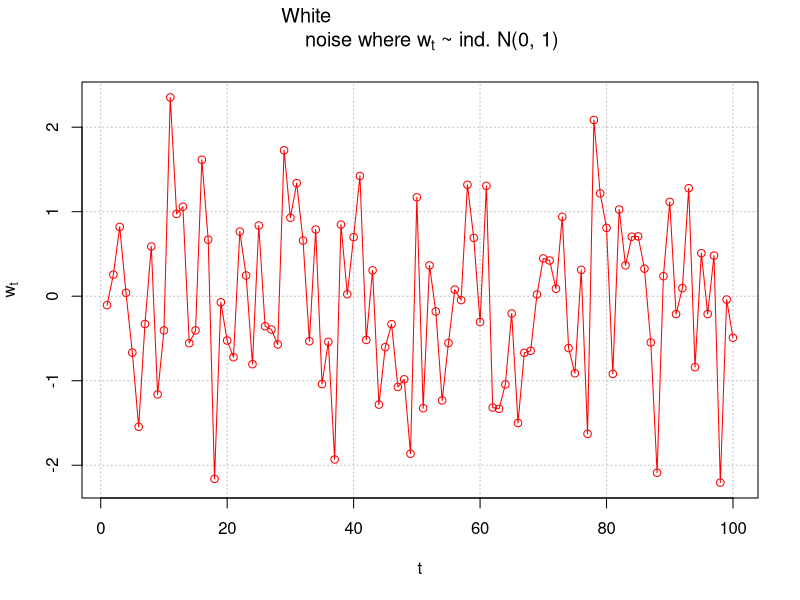
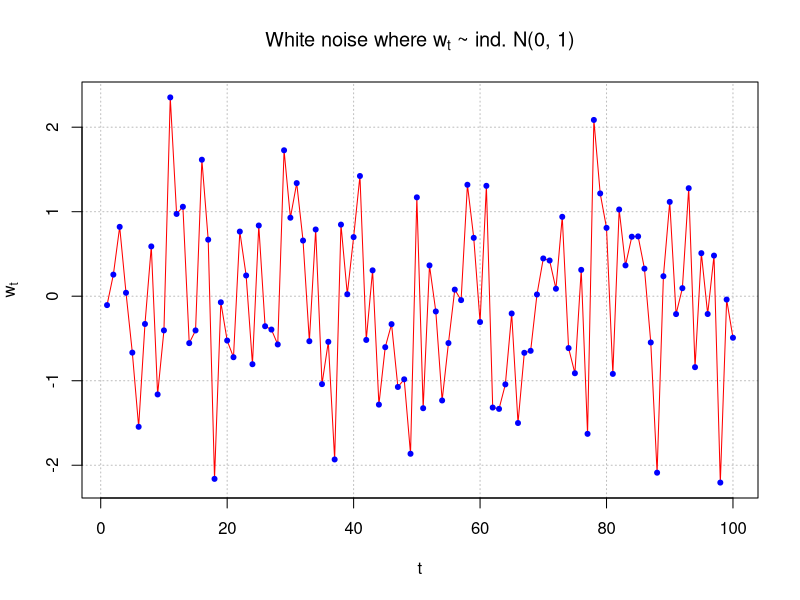
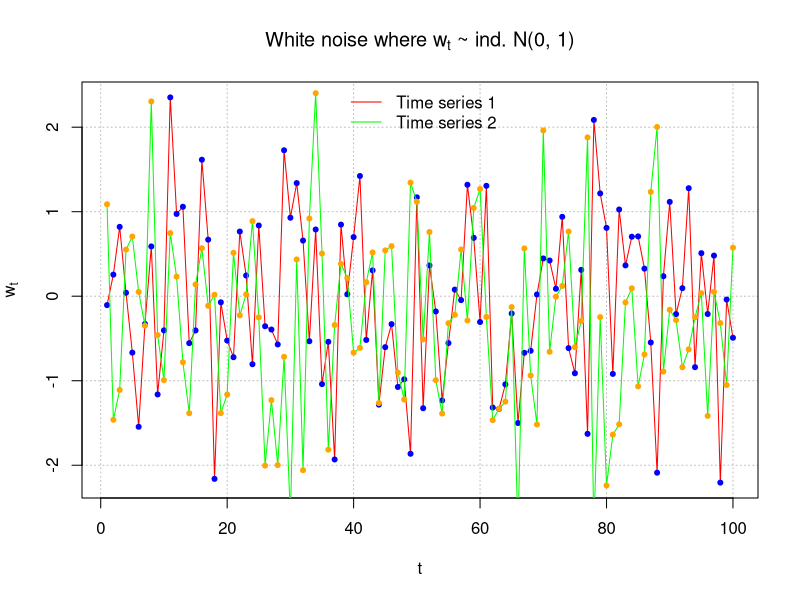
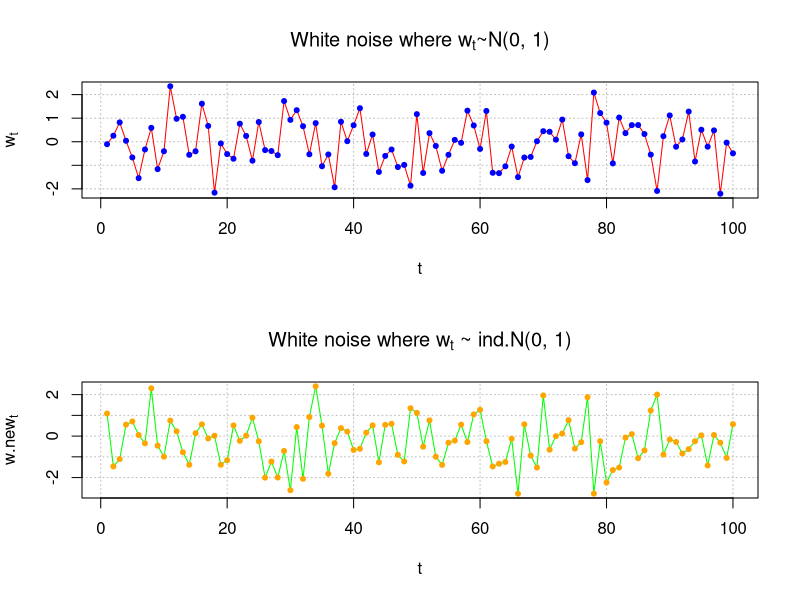
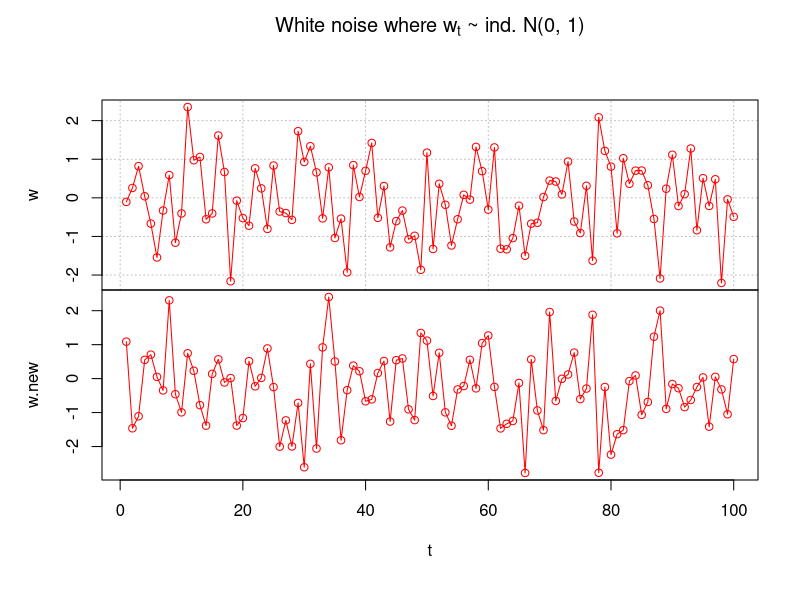
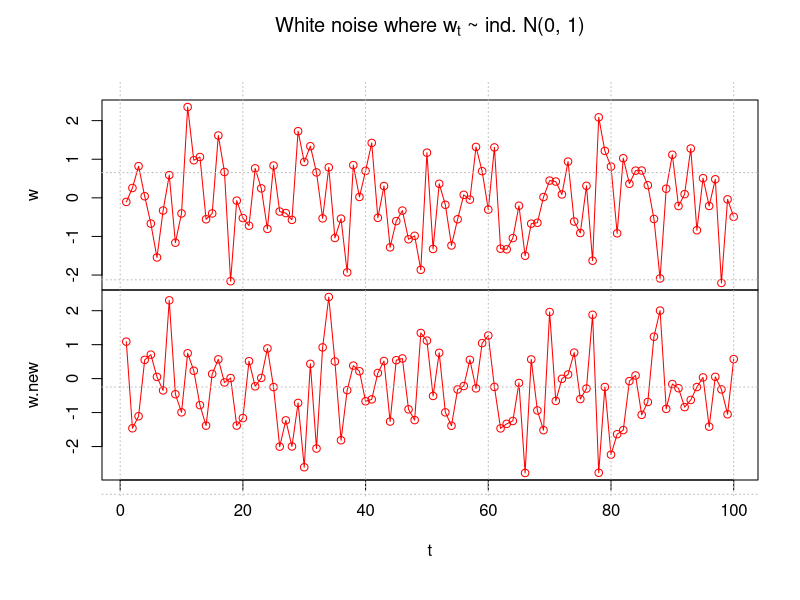
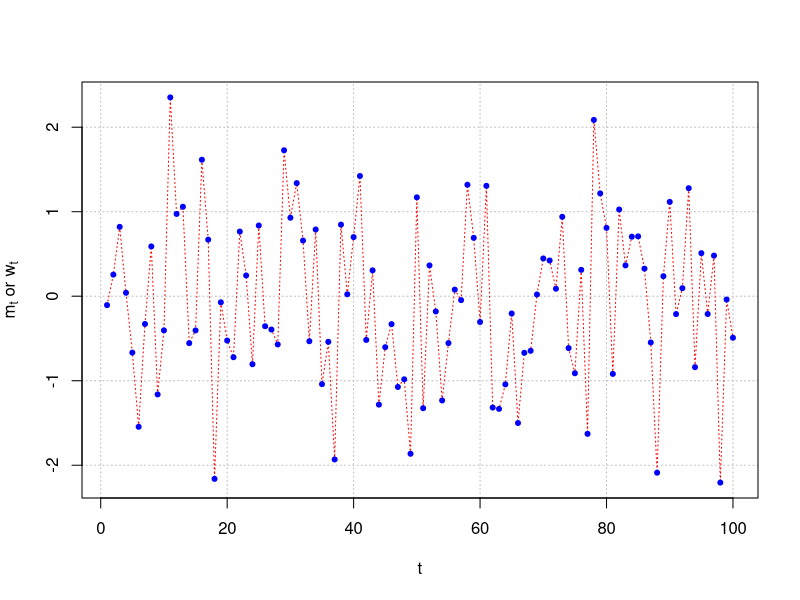
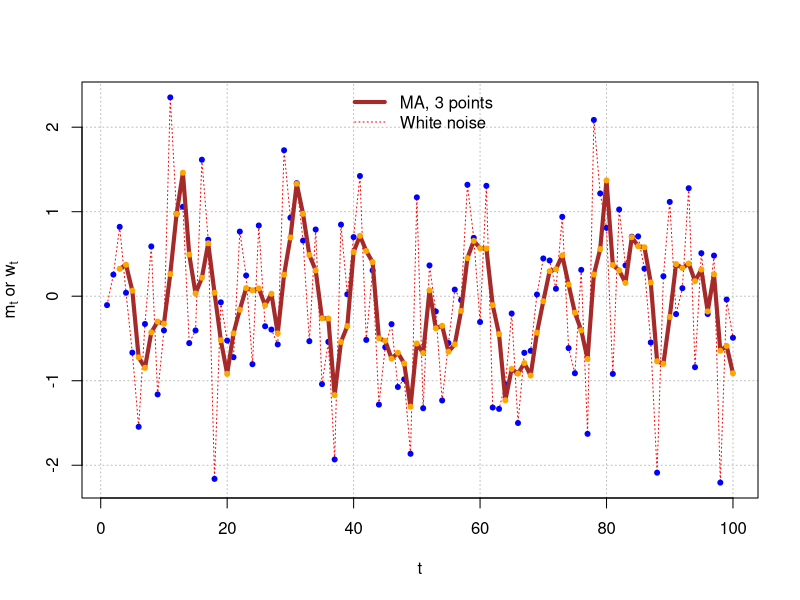

These charts were generated, in order, by the following R code:
## ---- chunk 1
set.seed(8128)
w <- rnorm(n = 100, mean = 0, sd = 1)
head(w)

## ---- chunk 2

dev.new(width = 6, height = 6, pointsize = 10)

# we did not specify y-axis here
# note that we use expression() to type math expression
plot(x = w, ylab = expression(w[t]), xlab = "t", type 
    = "o", col = "red", main = expression(paste("White 
    noise where ", w[t], " ~ ind. N(0, 1)")), 
    panel.first = grid(col = "gray", lty = "dotted"))


## ---- chunk 3
#Advantage of second plot is separate control over color of points

plot(x = w, ylab = expression(w[t]), xlab = "t", type = 
    "l", col = "red", main = expression(paste("White noise where ", w[t], " ~ ind. N(0, 1)")), 
    panel.first = grid(col = "gray", lty = "dotted"))

points(x = w, pch = 20, col = "blue")

## ---- chunk 4
set.seed(1298)
w.new <- rnorm(n = 100, mean = 0, sd = 1)
head(w.new)
## ---- chunk 5
par(mfrow=c(1,1))
plot(x = w, 
     ylab = expression(w[t]), xlab = "t", 
     type = "l", col = "red",
     main = expression(paste("White noise where ", w[t], " ~ ind. N(0, 1)")), 
     panel.first = grid(col = "gray", lty = "dotted"))

points(x = w, pch = 20, col = "blue")

lines(x = w.new, col = "green")
points(x = w.new, pch = 20,col = "orange")
legend(x ="top",legend=c("Time series 1", "Time series 2"), lty=c(1,1), col=c("red", "green"), 
      bty="n")

## ---- chunk 6
dev.new(width = 8, height = 6, pointsize = 10) #Open a new plot window
#make frame by row 2 rows 1 cols
par(mfrow = c(2,1))
plot(x = w, ylab = expression(w[t]), xlab = "t", type = 
      "l", col = "red", main = expression(paste("White noise where ", w[t], "~N(0, 1)")), panel.first = 
      grid(col = "gray", lty = "dotted"))
points(x = w, pch = 20, col = "blue")


plot(x = w.new, ylab = expression(w.new[t]), xlab = 
      "t", type = "l", col = "green", main = 
      expression(paste("White noise where ", w[t], " ~ ind.N(0, 1)")), panel.first=grid(col = "gray", lty = 
      "dotted"))
points(x = w.new, pch = 20, col = "orange")


## ---- chunk 7
# What if used plot.ts()?
dev.new(width = 8, height = 6, pointsize = 10) #Open a new plot window

plot.ts(x = cbind(w, w.new), ylab = expression(w[t]), xlab = "t", type = "o", col = "red", main = expression(paste("White noise where ", w[t], " ~ ind. N(0, 1)")), panel.first=grid(col = "gray", lty = "dotted"))

#Problem: gridlines do not extend to second plot
  
plot.ts(x = cbind(w, w.new), ylab = expression(w[t]), xlab = "t", type = "o", col = "red", main = expression(paste("White noise where ", w[t], " ~ ind. N(0, 1)")))

grid(col = "gray", lty = "dotted")
#Problem: gridlines do not appear correctly on plots (could fix by specifying where to draw them using abline)
## ---- chunk 8
set.seed(8128)
w <- rnorm(n=100,mean=0, sd=1)
head(w)
## ---- chunk 9
dev.new(width = 8, height = 6, pointsize = 10) #Open a new plot window
plot(x = w, ylab = expression(paste(m[t], " or ", w[t])), xlab = "t", type = "l", col = "red",
        panel.first = grid(col = "gray", lty = "dotted"), lty = "dotted")
  points(x = w, pch = 20, col = "blue")
## ---- chunk 10
# rep(1/3,3) repeats 1/3 3 times
# we can use filter() to generate moveing average
# filter() help us build linear combination of elts of w
# filter= linear combination coef
# convolution for moving average
# sides=1，表示只使用輸入向量的左側。
m <- filter(w, filter = rep(1/3, 3), method="convolution", sides=1)

head(m)
tail(m)
## ---- chunk 11
(w[1]+w[2]+w[3])/3

(w[98]+w[99]+w[100])/3
## ---- chunk 12
plot(x = w, ylab = expression(paste(m[t], " or ", w[t])), 
    xlab = "t", type = "l", col = "red", panel.first = 
    grid(col = "gray", lty = "dotted"), lty = "dotted")
points(x = w, pch = 20, col = "blue")
lines(x = m, col = "brown", lty = "solid", lwd = 4)
points(x = m, pch = 20, col = "orange")
legend(x = "top", legend = c("MA, 3 points", "White noise"), lty = c("solid", "dotted"), col=c("brown", 
    "red"), lwd = c(4,1), bty = "n")


## ---- chunk 13
m7 <- filter(x=w, filter=rep(x=1/7, times=7),method="convolution", sides=1)

plot(x=w, ylab=expression(paste(m[t],"or",w[t])), xlab="t",type="l",col="red",panel_filter=grid(col="gray",lty="dotted"), lty="dotted")

points(x=w, pch=20, col="blue")

lines(x=m, col="brown", lty="solid",lwd=4)

points(x=m, pch=20, col="orange")
lines(x = m7, col = "lightgreen", lty = "solid", lwd = 4)
points(x = m7, pch = 20, col = "darkgreen")

legend(x = "top", legend = c("MA, 3 points", "White noise", "MA 7 points"),
         lty = c("solid", "dotted", "solid"), col = c("brown", "red", "lightgreen"),
         lwd = c(2,1,4), bty="n")
## ---- chunk 14
set.seed(6381)  #Different seed from white_noise.R
w <- rnorm(n = 200, mean = 0, sd = 1)
head(w)

## ---- chunk 15
#Simple way to simulate AR(1) data
x <- numeric(length = 200)
x.1 <- 0
for(i in 1:length(x)) {
    x[i] <- 0.7*x.1 + w[i]
    x.1 <- x[i]
  }

## ---- chunk 16
head(data.frame(x, w))
## ---- chunk 17
#Do not use first 100
x <- x[101:200]

## ---- chunk 18
dev.new(width = 8, height = 6, pointsize = 10)  #Opens up wider plot window than the default (good for time series plots)
plot(x = x, ylab = expression(x[t]), xlab = "t", type = 
      "l", col = c("red"), lwd = 1 , main = 
      expression(paste("AR(1): ", x[t] == 0.7*x[t-1] + 
      w[t])), panel.first = grid(col = "gray", lty = 
      "dotted"))
points(x = x, pch = 20, col = "blue")

## ---- chunk 19
 #Show first few observations after removal of first 100
  head(data.frame(c(NA, NA, x), w[99:200]))
  

  #Correlation between x_t and x_t-1 
  cor(x[2:100], x[1:99])
## ---- chunk 20
set.seed(7181)
x <- arima.sim(model = list(ar = c(0.7)), n = 100, 
    rand.gen = rnorm, sd = 10)
plot(x = x, ylab = expression(x[t]), xlab = "t", type = 
    "l", col = "red", lwd = 1 ,main = 
    expression(paste("AR(1): ", x[t] == 0.7*x[t-1] + 
    w[t])), panel.first=grid(col = "gray", lty = 
    "dotted"))
points(x = x, pch = 20, col = "blue")


